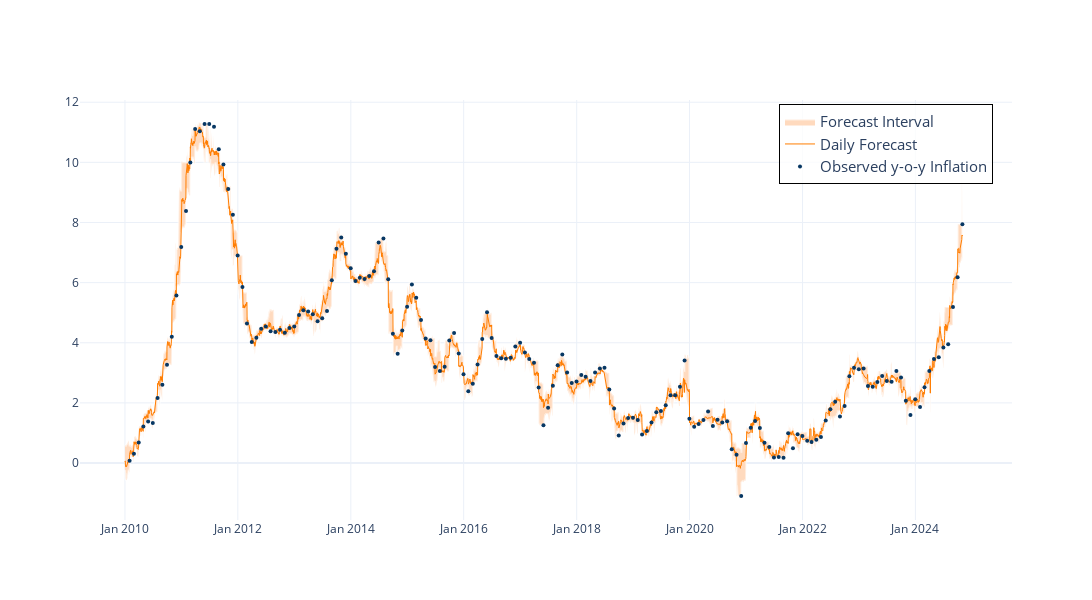

Notebook cell for this chart:
### Markdown cell above
#### Daily Forecast

### Code cell
fig2 = go.Figure()
# Add the forecast interval fill
fig2.add_trace(go.Scatter(
    x=daily_forecast.index.tolist() + daily_forecast.index[::-1].tolist(),
    y=daily_forecast["min"].tolist() + daily_forecast["max"][::-1].tolist(),
    fill='toself',
    fillcolor='#ffdabe',
    line=dict(color='rgba(255,255,255,0.5)'),
    hoverinfo="skip",
    showlegend=True,
    name="Forecast Interval"
))
# Add the high-frequency forecast line
fig2.add_trace(go.Scatter(
    x=daily_forecast.index, 
    y=daily_forecast["w_avg_best"], 
    mode='lines', 
    name="Daily Forecast", 
    line=dict(color='#ff7d00', width=1.0),
    #marker=dict(size=1.5)
))
# Add the y-o-y inflation line
fig2.add_trace(go.Scatter(
    x=df.index, 
    y=df["ipc_all"], 
    mode='markers', 
    name="Observed y-o-y Inflation", 
    line=dict(color='#073763', width=0.8),
    marker=dict(size=4)
))
# Update layout for better visualization
fig2.update_layout(
    #title='High-frequency Inflation Forecast and y-o-y Inflation',
    #xaxis_title='Date',
    #yaxis_title='%',
    #legend_title='Legend',
    template='plotly_white',
    width=1200, 
    height=600,
    legend=dict(
        x=0.75,
        y=0.99,
        bgcolor='rgba(255, 255, 255, 0.8)',
        font=dict(size=15),
        bordercolor='black',
        borderwidth=1
    )
)
# Update x-axis to show dates in the desired format
fig2.update_xaxes(tickformat='%b %Y')
# Show the plot
fig2.show()

# Save the plot as an image
fig2.write_image('./Images/F3_Daily_Forecast.png', format='png', scale=3)

### Figure 1 — Plotly figure (JSON) as saved in the notebook; plotly's stock layout.template omitted (floating-point values rounded to 4 significant figures; data arrays with more than 128 entries replaced by an {"elided": "..."} marker saying what was removed)
{"data": [{"fill": "toself", "fillcolor": "#ffdabe", "hoverinfo": "skip", "line": {"color": "rgba(255,255,255,0.5)"}, "name": "Forecast Interval", "showlegend": true, "type": "scatter", "x": {"elided": "10836 str values"}, "y": {"elided": "10836 float values"}}, {"line": {"color": "#ff7d00", "width": 1}, "mode": "lines", "name": "Daily Forecast", "type": "scatter", "x": {"elided": "5418 str values"}, "y": {"elided": "5418 float values"}}, {"line": {"color": "#073763", "width": 0.8}, "marker": {"size": 4}, "mode": "markers", "name": "Observed y-o-y Inflation", "type": "scatter", "x": {"elided": "178 str values"}, "y": {"elided": "178 float values"}}], "layout": {"height": 600, "legend": {"bgcolor": "rgba(255, 255, 255, 0.8)", "bordercolor": "black", "borderwidth": 1, "font": {"size": 15}, "x": 0.75, "y": 0.99}, "width": 1200, "xaxis": {"tickformat": "%b %Y"}}}
